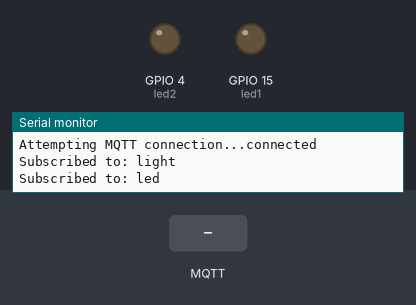
This sketch was run on a simulated ESP32. Parts: output pins drawn as LEDs (lit = HIGH), the last lines printed to the serial monitor. The test bench sets the inputs (shaded band). WiFi joins after 1.5 s; servers stay silent unless stated; random numbers use the default seed unless the sketch sets one; no MQTT or app messages arrive unless stated.

Above: at 2.7 s.
2.8 s: MQTT message "all_on" arrives on the first subscribed topic
At 3.9 s:
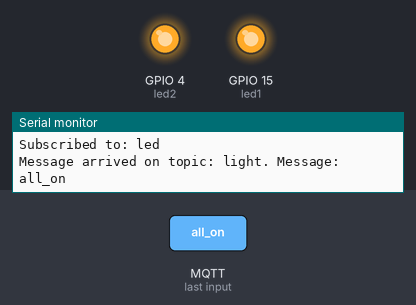
4.3 s: MQTT message "all_off" arrives on the first subscribed topic
At 5.0 s:
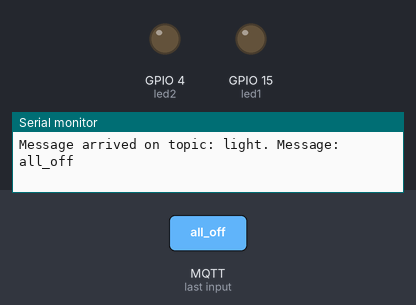
Timing chart, 0 to 7.3 s (numbered marks = the images above; inputs shaded):
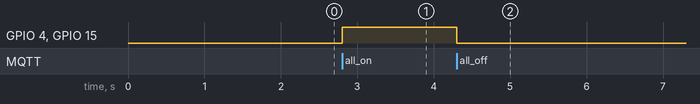

Measured:
- after the input at 2.8 s, GPIO 4 (led2), GPIO 15 (led1): LOW → HIGH at once
- after the input at 4.3 s, GPIO 4 (led2), GPIO 15 (led1): HIGH → LOW at once

The sketch:

sketch_may20a.ino
```cpp
#include <WiFi.h>
#include <PubSubClient.h>
#include <ArduinoJson.h>

#define led1 15
#define led2 4

const char* ssid = "Redmi 10";
const char* password = "05102003";
const char* mqtt_server = "192.168.16.26";
const int mqtt_port = 1885;
const char* mqtt_username = "qwer";
const char* mqtt_password = "123";
const char* mqtt_topics[] = {"light", "led"};
WiFiClient espClient;
PubSubClient client(espClient);

unsigned long lastMsgTime = 0;
const long interval = 10000;

void setup_wifi() {
    Serial.println();
    Serial.print("Connecting to ");
    Serial.println(ssid);
    WiFi.begin(ssid, password);

    int attempts = 0;
    while (WiFi.status() != WL_CONNECTED && attempts < 20) {
        delay(500);
        Serial.print(".");
        attempts++;
    }

    if (WiFi.status() != WL_CONNECTED) {
        Serial.println("Failed to connect to WiFi.");
        return;
    }
    Serial.println("\nWiFi connected");
    Serial.print("IP address: ");
    Serial.println(WiFi.localIP());
}

void callback(char* topic, byte* message, unsigned int length) {
    Serial.print("Message arrived on topic: ");
    Serial.print(topic);
    Serial.print(". Message: ");
    String messageTemp;

    for (int i = 0; i < length; i++) {
        messageTemp += (char)message[i];
    }
    Serial.println(messageTemp);

    if (messageTemp == "all_on") {
        digitalWrite(led1, HIGH);
        digitalWrite(led2, HIGH);
        return;
    }
    if (messageTemp == "all_off") {
        digitalWrite(led1, LOW);
        digitalWrite(led2, LOW);
        return;
    }

    StaticJsonDocument<300> doc;
    DeserializationError error = deserializeJson(doc, messageTemp);
    if (error) {
        Serial.print("deserializeJson() failed: ");
        Serial.println(error.f_str());
        return;
    }

    if (doc.containsKey("led1")) {
        const char* led1State = doc["led1"];
        digitalWrite(led1, strcmp(led1State, "on") == 0 ? HIGH : LOW);
    }

    if (doc.containsKey("led2")) {
        const char* led2State = doc["led2"];
        digitalWrite(led2, strcmp(led2State, "on") == 0 ? HIGH : LOW);
    }
}


void reconnect() {
    while (!client.connected()) {
        Serial.print("Attempting MQTT connection...");
        if (client.connect("ESP32Client", mqtt_username, mqtt_password)) {
            Serial.println("connected");
            for (int i = 0; i < 2; i++) {
                client.subscribe(mqtt_topics[i]);
                Serial.print("Subscribed to: ");
                Serial.println(mqtt_topics[i]);
            }
        } else {
            Serial.print("failed, rc=");
            Serial.print(client.state());
            Serial.println(" try again in 5 seconds");
            delay(5000);
        }
    }
}

void setup() {
  Serial.begin(115200);
  randomSeed(analogRead(0));  // khởi tạo random seed từ chân analog không kết nối
  pinMode(led1, OUTPUT);
  pinMode(led2, OUTPUT);
  setup_wifi();
  client.setServer(mqtt_server, mqtt_port);
  client.setCallback(callback);
}

void sendSensorData() {
  StaticJsonDocument<200> doc;
  float light = random(0, 10001) / 10.0;
  String lightStr = String(light, 1) + "lux";

  doc["light"] = lightStr;
  char jsonBuffer[200];
  serializeJson(doc, jsonBuffer);  // Chuyển dữ liệu thành chuỗi JSON

  // Gửi dữ liệu tới topic "sensor"
  client.publish("light", jsonBuffer);
  Serial.print("Published: ");
  Serial.println(jsonBuffer);
}

void loop() {
  if (!client.connected()) {
    reconnect();
  }
  client.loop();

  unsigned long now = millis();
  if (now - lastMsgTime > interval) {
    lastMsgTime = now;
    sendSensorData();
  }
}
```
